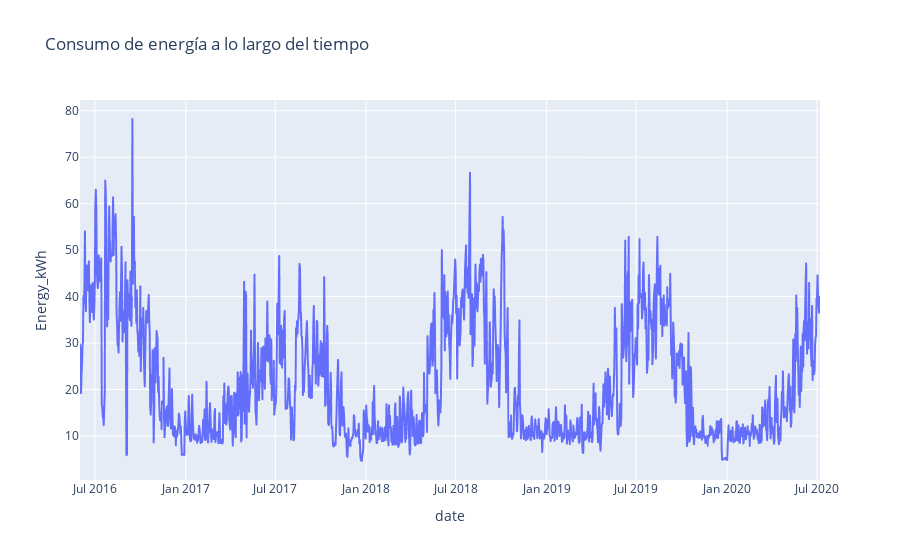

The cell this chart's notebook holds for it:
### Code cell
px.line(df, x='date', y='Energy_kWh', title='Consumo de energía a lo largo del tiempo').show()

### Figure 1 — Plotly figure (JSON) as saved in the notebook; plotly's stock layout.template omitted (floating-point values rounded to 4 significant figures; data arrays with more than 128 entries replaced by an {"elided": "..."} marker saying what was removed)
{"data": [{"hovertemplate": "date=%{x}<br>Energy_kWh=%{y}<extra></extra>", "legendgroup": "", "line": {"color": "#636efa", "dash": "solid"}, "marker": {"symbol": "circle"}, "mode": "lines", "name": "", "showlegend": false, "type": "scattergl", "x": {"elided": "1498 str values"}, "xaxis": "x", "y": {"elided": "1498 float values"}, "yaxis": "y"}], "layout": {"legend": {"tracegroupgap": 0}, "title": {"text": "Consumo de energía a lo largo del tiempo"}, "xaxis": {"anchor": "y", "domain": [0, 1], "title": {"text": "date"}}, "yaxis": {"anchor": "x", "domain": [0, 1], "title": {"text": "Energy_kWh"}}}}
